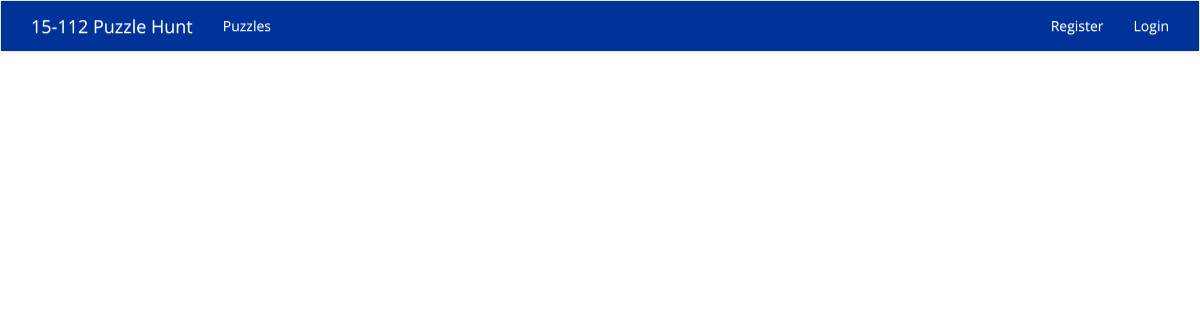
Before: /puzzles with the older database file.
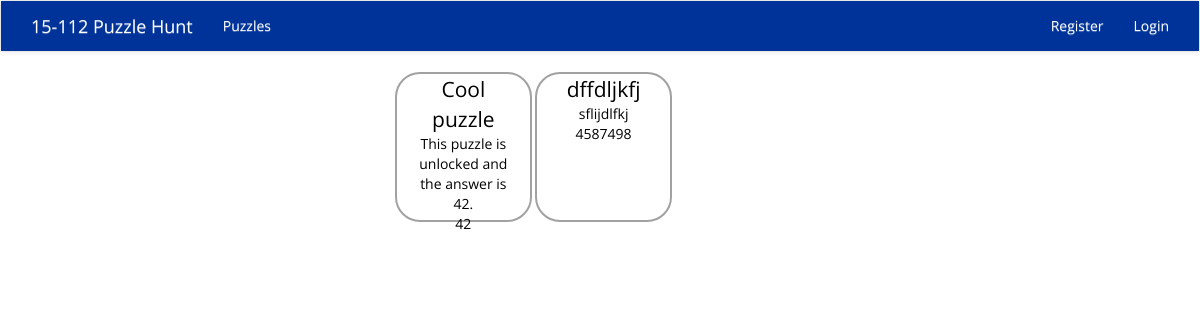
After: the same page with the newer database file.
### backend/models.py (models this page shows)
class Puzzle(models.Model):
  answer = models.CharField(default="", max_length=100)
  puzzle_unlocked = models.BooleanField(default=False)
  description = models.TextField(default="")
  name = models.CharField(default="", max_length=100)
  number = models.IntegerField(default=0)
  hint1 = models.TextField(default="")
  hint2 = models.TextField(default="")
  hint3 = models.TextField(default="")
  hint4 = models.TextField(default="")
  hint5 = models.TextField(default="")
  hint1_unlocked = models.BooleanField(default=False)
  hint2_unlocked = models.BooleanField(default=False)
  hint3_unlocked = models.BooleanField(default=False)
  hint4_unlocked = models.BooleanField(default=False)
  hint5_unlocked = models.BooleanField(default=False)

### puzzlehunt/views.py (the view)
# urls.py: url(r'^puzzles', views.PuzzlePage.as_view()),
class PuzzlePage(View):
  def get(self,request):
    context = {}
    puzzles = []
    for puzzle in Puzzle.objects.all():
        obj = puzzle.__dict__
        puzzles.append(obj)
    context["puzzles"] = puzzles
    return render(request, 'puzzle.html', context)

### puzzlehunt/templates/puzzle.html
{% extends 'base.html' %}
{% load staticfiles %}
{% block css %}
    <link href="{% static 'css/puzzles.css' %}" rel="stylesheet">
{% endblock %}
{% block body %}
<div class="row">
    <div class="col-lg-4 col-lg-offset-4 col-md-6 col-md-offset-3 col-sm-6 col-sm-offset-3 col-xs-10 col-xs-offset-1">
        <div class="row">
            {% for puzzle in puzzles %}
            <div class="col-md-4 col-sm-6 col-xs-12 puzzletile vert-align">
                <div class="tile-title">{{ puzzle.name }}</div>
                <a href="https://www.google.com">
                    <span class="link-spanner"></span>
                </a>
                {{ puzzle.description }} <br>
                {{ puzzle.answer }}
            </div>
            {% endfor %}
        </div>
    </div>
</div>
{% endblock  %}

### puzzlehunt/templates/base.html (shortened to what this page needs)
<html>
{% load staticfiles %}
  <head>
    <link href="{% static 'css/libs/jquery-ui.min.css' %}" rel="stylesheet">
    <link href="{% static 'css/libs/bootstrap.min.css' %}" rel="stylesheet">
    <link href="{% static 'css/libs/bootstrap-theme.min.css' %}" rel="stylesheet">
    <link href="{% static 'css/base.css' %}" rel="stylesheet">
    <link href="//maxcdn.bootstrapcdn.com/font-awesome/4.2.0/css/font-awesome.min.css" rel="stylesheet">
    {% block css %}{% endblock %}
  </head>
  <body>
    <nav class="navbar navbar-default">
      <div class="container-fluid nav-container">
        <div class="navbar-header">
          <a class="navbar-brand white-text" href="/">15-112 Puzzle Hunt</a>
        </div>
        <div class="collapse navbar-collapse" id="bs-example-navbar-collapse-1">
          <ul class="nav navbar-nav">
            <li><a class="white-text" href="/puzzles">Puzzles</a></li>
          </ul>
          <ul class="nav navbar-nav navbar-right">
            {% if user.is_authenticated %}
              <li class="header-area"><a class="white-text" href="/register">Team {{ user }}</a></li>
              <li class="header-area">
                <a class="white-text" href="/executelogout">Logout</a>
              </li>
            {% else %}
              <li class="header-area"><a class="white-text" href="/register">Register</a></li>
              <li class="header-area"><a class="white-text" href="/login">Login</a></li>
            {% endif %}
          </ul>
        </div>
      </div>
    </nav>
    {% block body %}{% endblock %}
  </body>
</html>

### static/css/base.css (style rules this page uses)
* { font-family: 'Open Sans', sans-serif; }
html, body { overflow-x: hidden; }
.nav-container { background-color: #003399; }
.white-text { color: white !important; }
.navbar-header { padding-left: 15px; }

### static/css/puzzles.css (style rules this page uses)
.puzzletile { color:black; text-align:center; position:relative; border: 2px solid #a1a1a1; border-radius: 25px; height:150px; }
.tile-title { font-size: 150%; }
.vert-align { display: inline-block; vertical-align:middle; float: none; }
.link-spanner { position:absolute; width:100%; height:100%; top:0; left: 0; z-index: 1; }

Changed rows visible on the page:
added Puzzle: name "Cool puzzle", description "This puzzle is unlocked and the answer is 42.", answer "42"
added Puzzle: name "dffdljkfj", description "sflijdlfkj", answer "4587498"
